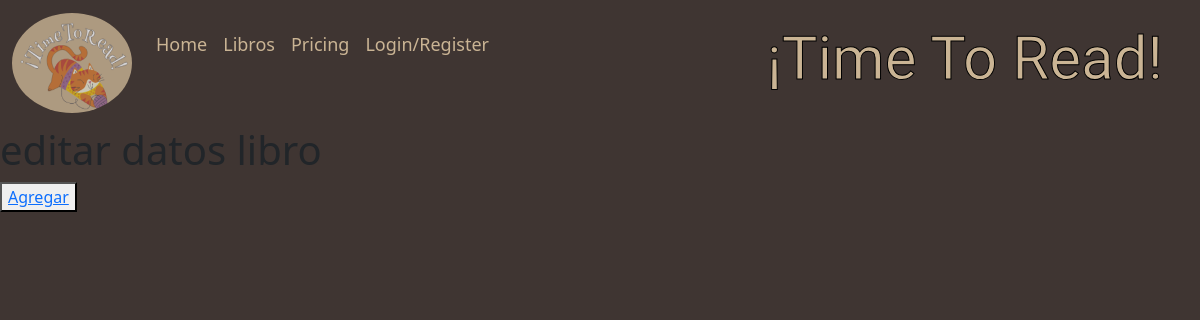
/proyecto/crud (signed in), run on an earlier commit of the app's database.
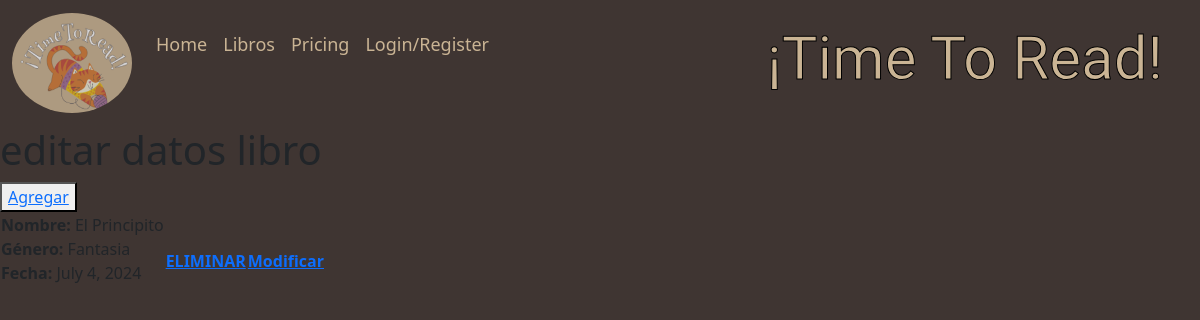
And on a later commit of the database.
### proyecto/models.py (models this page shows)
class Libro(models.Model):
    nombre          = models.CharField(primary_key=True, max_length=60)
    fecha           = models.DateField(blank=False, null=False)
    id_genero       = models.ForeignKey('genero',on_delete=models.CASCADE, db_column='idGenero')
    activo          = models.IntegerField()

class Genero(models.Model):
    id_genero = models.AutoField(db_column='idGenero', primary_key=True)
    genero = models.CharField(max_length=20, blank=False, null=False)

### proyecto/views.py (the view)
# urls.py: path('crud', views.crud, name='crud'),
@login_required
def crud(request):
    libros = Libro.objects.all()
    context = {'libros': libros}
    return render(request, 'proyecto/libro_list.html', context)

### proyecto/templates/proyecto/libro_list.html (shortened to what this page needs)
<!doctype html>
<html lang="es">
  <head>
    {% load static %}
    <link href="https://cdn.jsdelivr.net/npm/bootstrap@5.3.3/dist/css/bootstrap.min.css" rel="stylesheet">
    <link rel="stylesheet" href="{% static 'css/fondoTitulos.css' %}">
    <link rel="stylesheet" href="{% static 'css/logo.css' %}">
    <link rel="stylesheet" href="{% static 'css/letras.css' %}">
    <link rel="stylesheet" href="{% static 'css/fondo.css' %}">
  </head>
  <body>
    <nav class="navbar navbar-expand-lg bg-transparent" >
      <div class="container-fluid">
        <a class="navbar-brand" href="#">
        <img src="{% static 'img/logo1.png' %}">
        </a>
        <div class="collapse navbar-collapse" id="navbarNav">
          <ul class="navbar-nav">
            <li class="nav-item">
              <a class="nav-link" aria-current="page" href="{% url 'inicio' %}">Home</a>
            </li>
            <li class="nav-item">
              <a class="nav-link" href="{% url 'portadas' %}">Libros</a>
            </li>
            <li class="nav-item">
              <a class="nav-link" href="#">Pricing</a>
            </li>
            <li class="nav-item">
              <a class="nav-link " href="login.html">Login/Register</a>
            </li>
            <li class="titulo">
              <h1 id="timetoread">¡Time To Read!</h1>
            </li>
          </ul>
        </div>
      </div>
    </nav>
    <div class="editar_datos">
      <h1>editar datos libro</h1>
      <button type="button">
        <a href="{% url 'librosAdd' %}">Agregar</a>
      </button>
    </div>
    <table>
      {% if libros %}
        {% for x in libros %}
      <td>
        <strong>Nombre:</strong> {{ x.nombre }}<br>
        <strong>Género:</strong> {{ x.id_genero.genero }}<br>
        <strong>Fecha:</strong> {{ x.fecha }}<br>
              <br>
            <th> <a href="{% url 'libro_del' pk=x.nombre %}">ELIMINAR</a>
            <th> <a href="{% url 'libros_findEdit' pk=x.nombre %}">Modificar</a>
          {% endfor %}
        {% endif %}
    </table>
</body>
</html>

What changed in the data, as far as the page shows it:
added Libro: nombre "El Principito", id_genero.genero "Fantasia", fecha "July 4, 2024"
